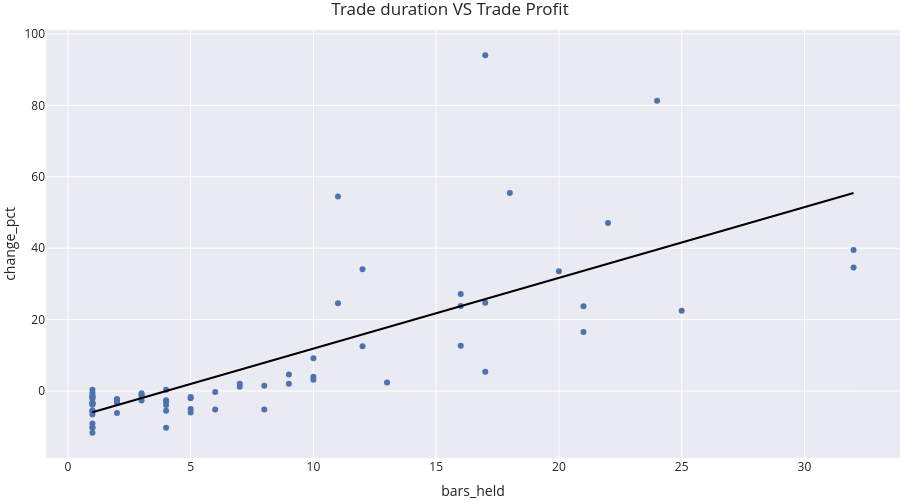

Here is the notebook cell this chart was saved with:
### Markdown cell above
In the end, capital was only insted ~57% of the time, the remaining was parked in cash, explaining both the performance drag and risk reduction.

### Code cell
import plotly.express as px

ax5 = px.scatter(os_result.trades, 
                 x='bars_held',
                 y='change_pct',
                 width=900,
                 height=500,
                 trendline="ols",
                 trendline_color_override="black",
                 title='Trade duration VS Trade Profit',
                 template='seaborn'
                 )

ax5.show()

### Figure 1 — Plotly figure (JSON) as saved in the notebook; plotly's stock layout.template omitted (floating-point values rounded to 4 significant figures)
{"data": [{"hovertemplate": "bars_held=%{x}<br>change_pct=%{y}<extra></extra>", "legendgroup": "", "marker": {"color": "rgb(76,114,176)", "symbol": "circle"}, "mode": "markers", "name": "", "orientation": "v", "showlegend": false, "type": "scatter", "x": [1, 2, 1, 1, 6, 2, 3, 11, 1, 5, 21, 2, 2, 4, 17, 5, 1, 1, 32, 3, 2, 2, 1, 9, 7, 4, 6, 20, 21, 16, 1, 1, 1, 10, 32, 1, 2, 3, 8, 13, 8, 16, 25, 10, 11, 16, 1, 18, 1, 2, 22, 17, 1, 24, 1, 1, 1, 1, 4, 1, 10, 9, 5, 4, 7, 3, 12, 12, 5, 4, 17, 4], "xaxis": "x", "y": [-0.5514, -2.531, -5.765, -3.498, -5.191, -2.435, -0.6619, 24.59, -1.599, -5.046, 16.55, -6.149, -2.934, 0.3603, 5.4, -2.038, -10.18, 0.3333, 34.58, -1.071, -3.186, -3.246, -10.27, 2.023, 1.184, -2.569, -0.2555, 33.54, 23.76, 12.64, -3.301, -1.77, -1.2, 4.022, 39.49, -11.73, -2.886, -1.397, -5.21, 2.355, 1.476, 23.79, 22.45, 9.171, 54.46, 27.17, -3.263, 55.49, -3.601, -2.265, 47.04, 94.08, -9.098, 81.3, -5.537, -3.887, -5.457, -6.608, -2.931, -2.081, 3.145, 4.601, -6.006, -3.934, 2.04, -2.65, 12.56, 34.09, -1.701, -10.32, 24.75, -5.55], "yaxis": "y"}, {"hovertemplate": "<b>OLS trendline</b><br>change_pct = 1.98076 * bars_held + -7.92289<br>R<sup>2</sup>=0.576639<br><br>bars_held=%{x}<br>change_pct=%{y} <b>(trend)</b><extra></extra>", "legendgroup": "", "line": {"color": "black"}, "marker": {"color": "rgb(76,114,176)", "symbol": "circle"}, "mode": "lines", "name": "", "showlegend": false, "type": "scatter", "x": [1, 1, 1, 1, 1, 1, 1, 1, 1, 1, 1, 1, 1, 1, 1, 1, 1, 1, 1, 2, 2, 2, 2, 2, 2, 2, 2, 3, 3, 3, 3, 4, 4, 4, 4, 4, 4, 5, 5, 5, 5, 6, 6, 7, 7, 8, 8, 9, 9, 10, 10, 10, 11, 11, 12, 12, 13, 16, 16, 16, 17, 17, 17, 18, 20, 21, 21, 22, 24, 25, 32, 32], "xaxis": "x", "y": [-5.942, -5.942, -5.942, -5.942, -5.942, -5.942, -5.942, -5.942, -5.942, -5.942, -5.942, -5.942, -5.942, -5.942, -5.942, -5.942, -5.942, -5.942, -5.942, -3.961, -3.961, -3.961, -3.961, -3.961, -3.961, -3.961, -3.961, -1.981, -1.981, -1.981, -1.981, 0.0001482, 0.0001482, 0.0001482, 0.0001482, 0.0001482, 0.0001482, 1.981, 1.981, 1.981, 1.981, 3.962, 3.962, 5.942, 5.942, 7.923, 7.923, 9.904, 9.904, 11.88, 11.88, 11.88, 13.87, 13.87, 15.85, 15.85, 17.83, 23.77, 23.77, 23.77, 25.75, 25.75, 25.75, 27.73, 31.69, 33.67, 33.67, 35.65, 39.62, 41.6, 55.46, 55.46], "yaxis": "y"}], "layout": {"height": 500, "legend": {"tracegroupgap": 0}, "title": {"text": "Trade duration VS Trade Profit"}, "width": 900, "xaxis": {"anchor": "y", "domain": [0.0, 1.0], "title": {"text": "bars_held"}}, "yaxis": {"anchor": "x", "domain": [0.0, 1.0], "title": {"text": "change_pct"}}}}
